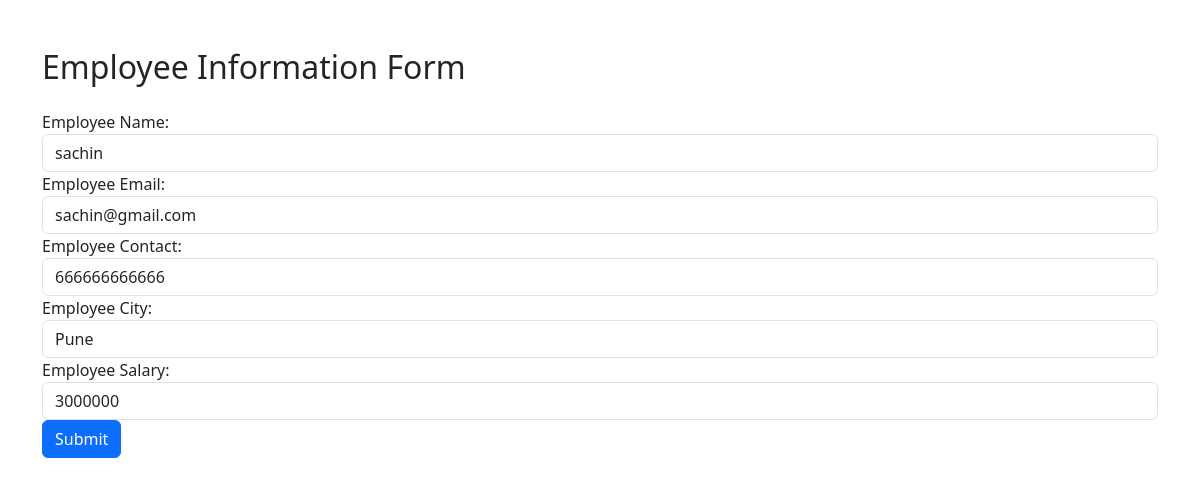
The app's page /update/1/ with its own data.
### crudapp/models.py (models this page shows, shortened)
class Employee(models.Model):
    empname=models.CharField(max_length=100)
    empemail=models.EmailField()
    empcontact=models.BigIntegerField()
    empcity=models.CharField(max_length=100)
    empsal=models.IntegerField()
    upadated_at=models.DateTimeField(auto_now=True)
    Created_at=models.DateTimeField(auto_now_add=True)

### crudapp/views.py (the view)
# urls.py: path('update/<int:pk>/',views.updatempview.as_view(), name="update"),
class updatempview(UpdateView):
    model=Employee
    form_class=empform
    template_name='update.html'
    success_url="/Showlist/"

### crudapp/form.py
class empform(forms.ModelForm):
    class Meta:
        model=Employee
        exclude=['upadated_at','Created_at']
        labels={'empname':'Employee Name','empemail':'Employee Email','empcontact':'Employee Contact','empcity':'Employee City','empsal':'Employee Salary'}
        widgets={
            'empname':TextInput(attrs={'class':'form-control'}),
            'empemail':EmailInput(attrs={'class':'form-control'}),
            'empcontact':NumberInput(attrs={'class':'form-control'}),
            'empcity':TextInput(attrs={'class':'form-control'}),
            'empsal':NumberInput(attrs={'class':'form-control'})
        }

### crudapp/templates/update.html (shortened to what this page needs)
<!DOCTYPE html>
<html lang="en">
<head>
    <link href="https://cdn.jsdelivr.net/npm/bootstrap@5.3.0-alpha1/dist/css/bootstrap.min.css" rel="stylesheet">
</head>
<body>
    <div class="container mt-5">
        <h2 class="mb-4">Employee Information Form</h2>
        <form  method="POST">
           {{form}}
            <button type="submit" class="btn btn-primary">Submit</button>
        </form>
    </div>
</body>
</html>

### records on screen
Employee: empname "sachin", empemail "sachin@gmail.com", empcontact "666666666666", empcity "Pune", empsal "3000000"
